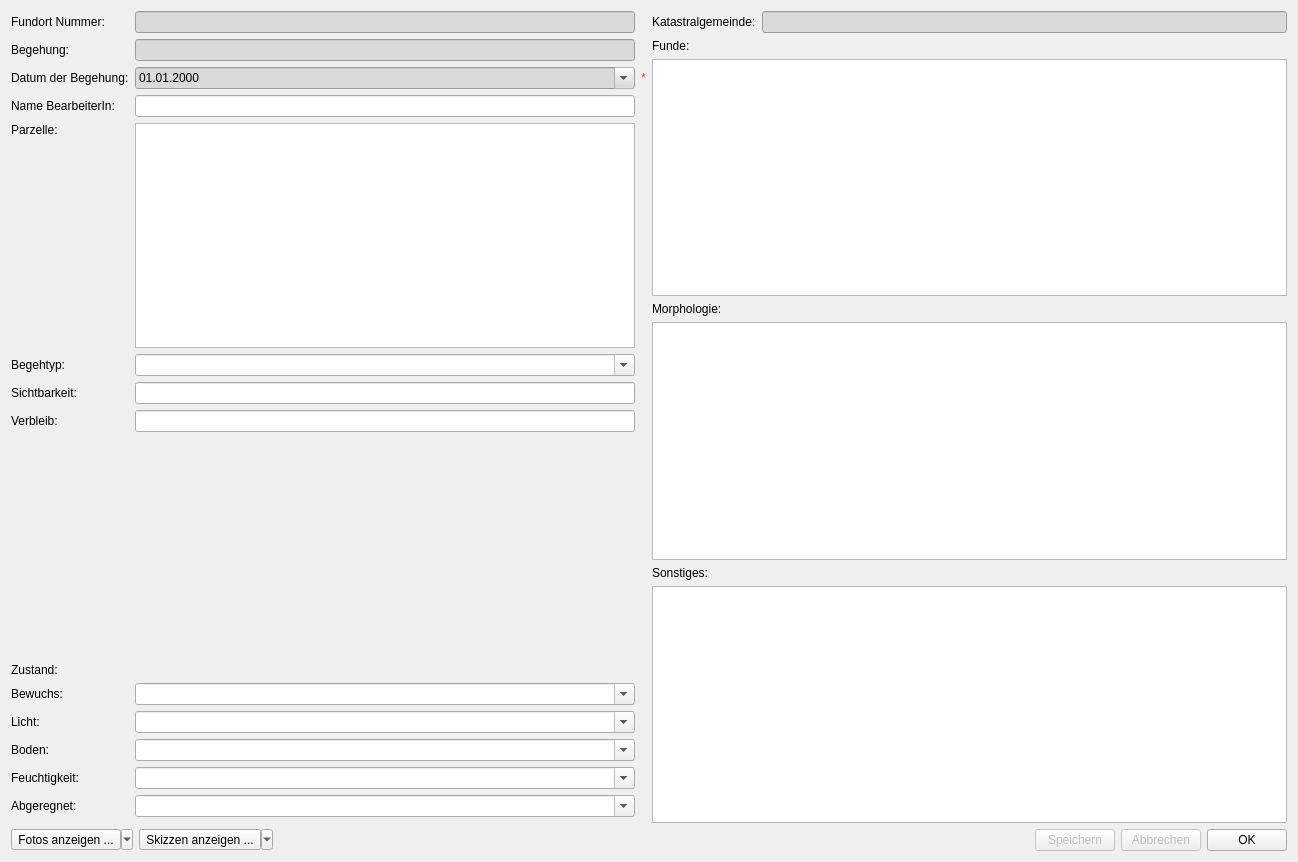
<?xml version="1.0" encoding="UTF-8"?>
<ui version="4.0">
 <class>apisShardingDialog</class>
 <widget class="QDialog" name="apisShardingDialog">
  <property name="windowModality">
   <enum>Qt::ApplicationModal</enum>
  </property>
  <property name="geometry">
   <rect>
    <x>0</x>
    <y>0</y>
    <width>1298</width>
    <height>862</height>
   </rect>
  </property>
  <property name="windowTitle">
   <string>APIS Begehung</string>
  </property>
  <property name="windowIcon">
   <iconset resource="resource.qrc">
    <normaloff>:/plugins/APIS/icons/apis.png</normaloff>:/plugins/APIS/icons/apis.png</iconset>
  </property>
  <layout class="QGridLayout" name="gridLayout_2">
   <item row="2" column="0" colspan="2">
    <layout class="QHBoxLayout" name="horizontalLayout">
     <item>
      <widget class="QToolButton" name="uiViewPicturesTBtn">
       <property name="text">
        <string>Fotos anzeigen ...</string>
       </property>
       <property name="icon">
        <iconset resource="resource.qrc">
         <normaloff>:/plugins/APIS/icons/image.png</normaloff>:/plugins/APIS/icons/image.png</iconset>
       </property>
       <property name="popupMode">
        <enum>QToolButton::MenuButtonPopup</enum>
       </property>
       <property name="toolButtonStyle">
        <enum>Qt::ToolButtonTextBesideIcon</enum>
       </property>
      </widget>
     </item>
     <item>
      <widget class="QToolButton" name="uiViewSketchesTBtn">
       <property name="text">
        <string>Skizzen anzeigen ...</string>
       </property>
       <property name="icon">
        <iconset resource="resource.qrc">
         <normaloff>:/plugins/APIS/icons/sketch.png</normaloff>:/plugins/APIS/icons/sketch.png</iconset>
       </property>
       <property name="popupMode">
        <enum>QToolButton::MenuButtonPopup</enum>
       </property>
       <property name="toolButtonStyle">
        <enum>Qt::ToolButtonTextBesideIcon</enum>
       </property>
      </widget>
     </item>
     <item>
      <spacer name="horizontalSpacer">
       <property name="orientation">
        <enum>Qt::Horizontal</enum>
       </property>
       <property name="sizeHint" stdset="0">
        <size>
         <width>40</width>
         <height>20</height>
        </size>
       </property>
      </spacer>
     </item>
     <item>
      <widget class="QPushButton" name="uiSaveBtn">
       <property name="enabled">
        <bool>false</bool>
       </property>
       <property name="text">
        <string>Speichern</string>
       </property>
       <property name="icon">
        <iconset resource="resource.qrc">
         <normaloff>:/plugins/APIS/icons/ok.png</normaloff>:/plugins/APIS/icons/ok.png</iconset>
       </property>
       <property name="iconSize">
        <size>
         <width>11</width>
         <height>11</height>
        </size>
       </property>
       <property name="autoDefault">
        <bool>false</bool>
       </property>
      </widget>
     </item>
     <item>
      <widget class="QPushButton" name="uiCancelBtn">
       <property name="enabled">
        <bool>false</bool>
       </property>
       <property name="text">
        <string>Abbrechen</string>
       </property>
       <property name="icon">
        <iconset resource="resource.qrc">
         <normaloff>:/plugins/APIS/icons/cancel.png</normaloff>:/plugins/APIS/icons/cancel.png</iconset>
       </property>
       <property name="iconSize">
        <size>
         <width>11</width>
         <height>11</height>
        </size>
       </property>
       <property name="autoDefault">
        <bool>false</bool>
       </property>
      </widget>
     </item>
     <item>
      <widget class="QPushButton" name="uiOkBtn">
       <property name="text">
        <string>OK</string>
       </property>
       <property name="icon">
        <iconset resource="resource.qrc">
         <normaloff>:/plugins/APIS/icons/ok.png</normaloff>:/plugins/APIS/icons/ok.png</iconset>
       </property>
       <property name="iconSize">
        <size>
         <width>11</width>
         <height>11</height>
        </size>
       </property>
       <property name="autoDefault">
        <bool>false</bool>
       </property>
      </widget>
     </item>
    </layout>
   </item>
   <item row="0" column="0">
    <layout class="QGridLayout" name="gridLayout">
     <item row="2" column="1">
      <widget class="QDateEdit" name="uiShardingDate">
       <property name="styleSheet">
        <string notr="true">background-color: rgb(218, 218, 218);</string>
       </property>
       <property name="readOnly">
        <bool>true</bool>
       </property>
       <property name="currentSection">
        <enum>QDateTimeEdit::DaySection</enum>
       </property>
       <property name="displayFormat">
        <string>dd.MM.yyyy</string>
       </property>
       <property name="calendarPopup">
        <bool>true</bool>
       </property>
      </widget>
     </item>
     <item row="2" column="0">
      <widget class="QLabel" name="label_2">
       <property name="text">
        <string>Datum der Begehung:</string>
       </property>
      </widget>
     </item>
     <item row="5" column="1">
      <widget class="QComboBox" name="uiShardingTypeCombo">
       <property name="editable">
        <bool>true</bool>
       </property>
       <property name="currentIndex">
        <number>-1</number>
       </property>
       <item>
        <property name="text">
         <string>unsystematisch</string>
        </property>
       </item>
       <item>
        <property name="text">
         <string>intensiver Survey</string>
        </property>
       </item>
       <item>
        <property name="text">
         <string>extensiver Survey</string>
        </property>
       </item>
       <item>
        <property name="text">
         <string>keine Angabe</string>
        </property>
       </item>
      </widget>
     </item>
     <item row="0" column="0">
      <widget class="QLabel" name="label">
       <property name="text">
        <string>Fundort Nummer:</string>
       </property>
      </widget>
     </item>
     <item row="4" column="1">
      <widget class="QPlainTextEdit" name="uiPlotPTxt"/>
     </item>
     <item row="3" column="0">
      <widget class="QLabel" name="label_3">
       <property name="text">
        <string>Name BearbeiterIn:</string>
       </property>
      </widget>
     </item>
     <item row="4" column="0" alignment="Qt::AlignTop">
      <widget class="QLabel" name="label_4">
       <property name="text">
        <string>Parzelle:</string>
       </property>
      </widget>
     </item>
     <item row="7" column="1">
      <widget class="QLineEdit" name="uiWhereaboutsEdit"/>
     </item>
     <item row="0" column="1">
      <widget class="QLineEdit" name="uiSiteNumberEdit">
       <property name="styleSheet">
        <string notr="true">background-color: rgb(218, 218, 218);</string>
       </property>
       <property name="readOnly">
        <bool>true</bool>
       </property>
      </widget>
     </item>
     <item row="7" column="0">
      <widget class="QLabel" name="label_7">
       <property name="text">
        <string>Verbleib:</string>
       </property>
      </widget>
     </item>
     <item row="6" column="0">
      <widget class="QLabel" name="label_6">
       <property name="text">
        <string>Sichtbarkeit:</string>
       </property>
      </widget>
     </item>
     <item row="5" column="0">
      <widget class="QLabel" name="label_5">
       <property name="text">
        <string>Begehtyp:</string>
       </property>
      </widget>
     </item>
     <item row="6" column="1">
      <widget class="QLineEdit" name="uiVisibilityEdit"/>
     </item>
     <item row="3" column="1">
      <widget class="QLineEdit" name="uiNameEdit"/>
     </item>
     <item row="2" column="2">
      <widget class="QLabel" name="label_16">
       <property name="styleSheet">
        <string notr="true">color: rgb(255, 55, 55);</string>
       </property>
       <property name="text">
        <string>*</string>
       </property>
      </widget>
     </item>
     <item row="1" column="0">
      <widget class="QLabel" name="label_11">
       <property name="text">
        <string>Begehung:</string>
       </property>
      </widget>
     </item>
     <item row="1" column="1">
      <widget class="QLineEdit" name="uiShardingNumberEdit">
       <property name="styleSheet">
        <string notr="true">background-color: rgb(218, 218, 218);</string>
       </property>
       <property name="readOnly">
        <bool>true</bool>
       </property>
      </widget>
     </item>
     <item row="10" column="0">
      <widget class="QLabel" name="label_12">
       <property name="text">
        <string>Bewuchs:</string>
       </property>
      </widget>
     </item>
     <item row="11" column="0">
      <widget class="QLabel" name="label_13">
       <property name="text">
        <string>Licht:</string>
       </property>
      </widget>
     </item>
     <item row="13" column="0">
      <widget class="QLabel" name="label_15">
       <property name="text">
        <string>Feuchtigkeit:</string>
       </property>
      </widget>
     </item>
     <item row="14" column="1">
      <widget class="QComboBox" name="uiConditionRainCombo">
       <property name="editable">
        <bool>true</bool>
       </property>
       <property name="currentIndex">
        <number>-1</number>
       </property>
       <property name="insertPolicy">
        <enum>QComboBox::NoInsert</enum>
       </property>
       <item>
        <property name="text">
         <string>gut abgeregnet</string>
        </property>
       </item>
       <item>
        <property name="text">
         <string>mittel abgeregnet</string>
        </property>
       </item>
       <item>
        <property name="text">
         <string>schlecht abgeregnet</string>
        </property>
       </item>
      </widget>
     </item>
     <item row="8" column="0" colspan="2">
      <spacer name="verticalSpacer">
       <property name="orientation">
        <enum>Qt::Vertical</enum>
       </property>
       <property name="sizeHint" stdset="0">
        <size>
         <width>20</width>
         <height>40</height>
        </size>
       </property>
      </spacer>
     </item>
     <item row="12" column="1">
      <widget class="QComboBox" name="uiConditionSoilCombo">
       <property name="editable">
        <bool>true</bool>
       </property>
       <property name="currentIndex">
        <number>-1</number>
       </property>
       <property name="insertPolicy">
        <enum>QComboBox::NoInsert</enum>
       </property>
       <item>
        <property name="text">
         <string>Boden geeggt</string>
        </property>
       </item>
       <item>
        <property name="text">
         <string>Boden gepflügt</string>
        </property>
       </item>
       <item>
        <property name="text">
         <string>Boden ungepflügt</string>
        </property>
       </item>
      </widget>
     </item>
     <item row="13" column="1">
      <widget class="QComboBox" name="uiConditionMoistureCombo">
       <property name="editable">
        <bool>true</bool>
       </property>
       <property name="currentIndex">
        <number>-1</number>
       </property>
       <property name="insertPolicy">
        <enum>QComboBox::NoInsert</enum>
       </property>
       <item>
        <property name="text">
         <string>feucht</string>
        </property>
       </item>
       <item>
        <property name="text">
         <string>trocken</string>
        </property>
       </item>
       <item>
        <property name="text">
         <string>staubig</string>
        </property>
       </item>
      </widget>
     </item>
     <item row="14" column="0">
      <widget class="QLabel" name="label_17">
       <property name="text">
        <string>Abgeregnet:</string>
       </property>
      </widget>
     </item>
     <item row="11" column="1">
      <widget class="QComboBox" name="uiConditionLightCombo">
       <property name="editable">
        <bool>true</bool>
       </property>
       <property name="currentIndex">
        <number>-1</number>
       </property>
       <property name="insertPolicy">
        <enum>QComboBox::NoInsert</enum>
       </property>
       <item>
        <property name="text">
         <string>Sonne</string>
        </property>
       </item>
       <item>
        <property name="text">
         <string>Schatten</string>
        </property>
       </item>
       <item>
        <property name="text">
         <string>wechselndes Licht</string>
        </property>
       </item>
      </widget>
     </item>
     <item row="12" column="0">
      <widget class="QLabel" name="label_14">
       <property name="text">
        <string>Boden:</string>
       </property>
      </widget>
     </item>
     <item row="10" column="1">
      <widget class="QComboBox" name="uiConditionPlantCoverCombo">
       <property name="editable">
        <bool>true</bool>
       </property>
       <property name="currentIndex">
        <number>-1</number>
       </property>
       <property name="insertPolicy">
        <enum>QComboBox::NoInsert</enum>
       </property>
       <item>
        <property name="text">
         <string>kein Bewuchs</string>
        </property>
       </item>
       <item>
        <property name="text">
         <string>wenig Bewuchs</string>
        </property>
       </item>
       <item>
        <property name="text">
         <string>dichter Bewuchs</string>
        </property>
       </item>
      </widget>
     </item>
     <item row="9" column="0" colspan="2">
      <widget class="QLabel" name="label_18">
       <property name="text">
        <string>Zustand:</string>
       </property>
      </widget>
     </item>
    </layout>
   </item>
   <item row="0" column="1" rowspan="2">
    <layout class="QFormLayout" name="formLayout">
     <property name="fieldGrowthPolicy">
      <enum>QFormLayout::AllNonFixedFieldsGrow</enum>
     </property>
     <item row="0" column="0">
      <widget class="QLabel" name="label_19">
       <property name="text">
        <string>Katastralgemeinde:</string>
       </property>
      </widget>
     </item>
     <item row="0" column="1">
      <widget class="QLineEdit" name="uiCadastralCommunityEdit">
       <property name="styleSheet">
        <string notr="true">background-color: rgb(218, 218, 218);</string>
       </property>
       <property name="readOnly">
        <bool>true</bool>
       </property>
      </widget>
     </item>
     <item row="1" column="0" colspan="2">
      <widget class="QLabel" name="label_8">
       <property name="text">
        <string>Funde:</string>
       </property>
      </widget>
     </item>
     <item row="2" column="0" colspan="2">
      <widget class="QPlainTextEdit" name="uiFindsPTxt"/>
     </item>
     <item row="3" column="0" colspan="2">
      <widget class="QLabel" name="label_9">
       <property name="text">
        <string>Morphologie:</string>
       </property>
      </widget>
     </item>
     <item row="4" column="0" colspan="2">
      <widget class="QPlainTextEdit" name="uiMorphologyPTxt"/>
     </item>
     <item row="5" column="0" colspan="2">
      <widget class="QLabel" name="label_10">
       <property name="text">
        <string>Sonstiges:</string>
       </property>
      </widget>
     </item>
     <item row="6" column="0" colspan="2">
      <widget class="QPlainTextEdit" name="uiMiscellaneousPTxt"/>
     </item>
    </layout>
   </item>
  </layout>
 </widget>
 <tabstops>
  <tabstop>uiShardingDate</tabstop>
  <tabstop>uiNameEdit</tabstop>
  <tabstop>uiPlotPTxt</tabstop>
  <tabstop>uiShardingTypeCombo</tabstop>
  <tabstop>uiVisibilityEdit</tabstop>
  <tabstop>uiWhereaboutsEdit</tabstop>
  <tabstop>uiConditionPlantCoverCombo</tabstop>
  <tabstop>uiConditionLightCombo</tabstop>
  <tabstop>uiConditionSoilCombo</tabstop>
  <tabstop>uiConditionMoistureCombo</tabstop>
  <tabstop>uiConditionRainCombo</tabstop>
  <tabstop>uiSaveBtn</tabstop>
  <tabstop>uiCancelBtn</tabstop>
  <tabstop>uiOkBtn</tabstop>
  <tabstop>uiSiteNumberEdit</tabstop>
  <tabstop>uiShardingNumberEdit</tabstop>
 </tabstops>
 <resources>
  <include location="resource.qrc"/>
 </resources>
 <connections/>
</ui>
